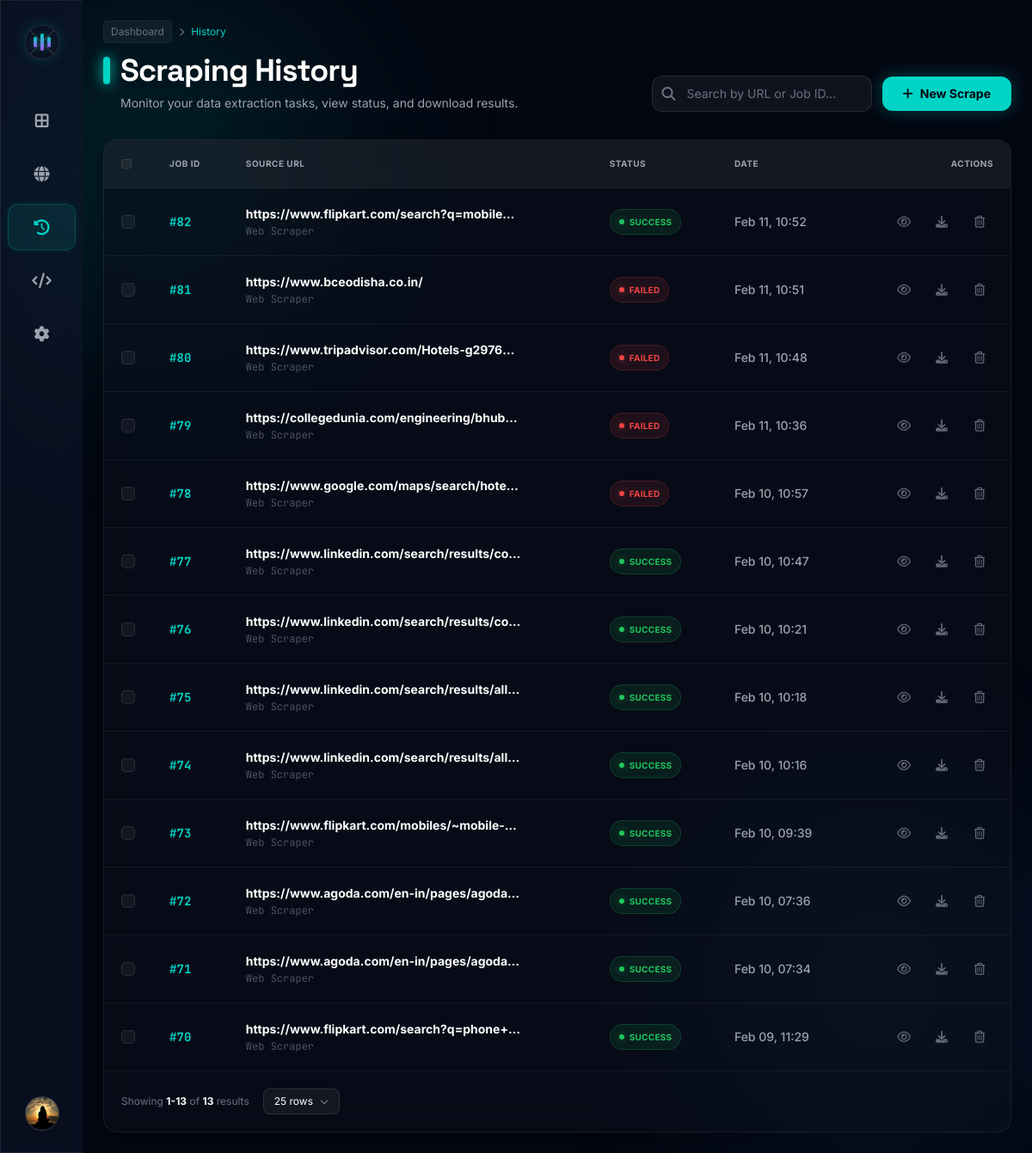
Screenshot of /dashboard/history/?per_page=25 (signed in) with the database file from the repository.
### apps/users/models.py (models this page shows, shortened)
class User(AbstractUser):
    bio = models.TextField(blank=True, null=True)
    job_title = models.CharField(max_length=100, blank=True, null=True)
    location = models.CharField(max_length=100, blank=True, null=True)
    avatar = models.ImageField(upload_to='avatars/', blank=True, null=True)
    class Meta:
        db_table = 'users'

### apps/scraper/models.py (models this page shows, shortened)
class ScraperJob(models.Model):
    STATUS_CHOICES = (
        ('PENDING', 'Pending'),
        ('PROCESSING', 'Processing'),
        ('COMPLETED', 'Completed'),
        ('FAILED', 'Failed'),
    )
    user = models.ForeignKey(settings.AUTH_USER_MODEL, on_delete=models.CASCADE)
    url = models.URLField()
    status = models.CharField(max_length=20, choices=STATUS_CHOICES, default='PENDING')
    created_at = models.DateTimeField(auto_now_add=True)
    updated_at = models.DateTimeField(auto_now=True)

### core/views.py (the view)
# urls.py: path('dashboard/history/', history, name='history'),
@login_required
def history(request):
    jobs_list = ScraperJob.objects.filter(user=request.user).order_by('-created_at')
    status_filter = request.GET.get('status')
    if status_filter:
        jobs_list = jobs_list.filter(status=status_filter)
    page = request.GET.get('page', 1)
    per_page = request.GET.get('per_page', '10')
    if per_page == 'all':
        paginator = Paginator(jobs_list, jobs_list.count() or 1) # Show all
    else:
        try:
            limit = int(per_page)
            if limit not in [10, 25, 50]:
                limit = 10
        except ValueError:
            limit = 10
        paginator = Paginator(jobs_list, limit)
    try:
        jobs = paginator.page(page)
    except PageNotAnInteger:
        jobs = paginator.page(1)
    except EmptyPage:
        jobs = paginator.page(paginator.num_pages)
    total_scrapes = jobs_list.count()
    storage_used = f"{total_scrapes * 0.5:.1f} MB"
    context = {
        'jobs': jobs,
        'total_rows': total_scrapes, # using scrape count for now as proxy
        'storage_used': storage_used,
        'efficiency': '98.5%', # Placeholder
        'status_filter': status_filter,
        'per_page': per_page,
    }
    return render(request, 'dashboard/history.html', context)

### templates/dashboard/history.html (shortened to what this page needs)
{% extends 'dashboard/base_dashboard.html' %}
{% load static %}
{% block content %}
<div class="max-w-[1600px] mx-auto space-y-8 p-6">
    <div class="flex flex-col md:flex-row md:items-end justify-between gap-4 animate-slide-up">
        <div>
            <div class="flex items-center gap-2 text-xs text-gray-500 mb-3">
                <span class="px-2 py-1 rounded bg-white/5 border border-white/5">Dashboard</span>
                <i class="fa-solid fa-chevron-right text-[10px]"></i>
                <span class="text-brand">History</span>
            </div>
            <div class="flex items-center gap-3 mb-2">
                 <div class="w-2 h-8 bg-brand rounded-full shadow-[0_0_15px_#00d4c5]"></div>
                 <h1 class="text-4xl font-display font-bold text-white drop-shadow-md tracking-tight">Scraping History</h1>
            </div>
            <p class="text-gray-400 text-sm max-w-xl pl-5">
                Monitor your data extraction tasks, view status, and download results.
            </p>
        </div>
        <div class="flex items-center gap-3">
            <div class="relative w-64 group">
                <div class="absolute inset-y-0 left-0 pl-3 flex items-center pointer-events-none text-gray-500 group-focus-within:text-brand transition-colors">
                    <i class="fa-solid fa-magnifying-glass"></i>
                </div>
                <input type="text" placeholder="Search by URL or Job ID..." class="w-full bg-white/5 border border-white/10 rounded-xl pl-10 pr-4 py-2.5 text-sm text-white placeholder-gray-500 focus:outline-none focus:border-brand/50 focus:ring-1 focus:ring-brand/50 transition-all hover:bg-white/10">
            </div>
            <a href="{% url 'new_scrape' %}" class="flex items-center gap-2 bg-brand hover:bg-brand-hover text-dark-bg px-6 py-2.5 rounded-xl text-sm font-bold transition-all shadow-[0_0_20px_rgba(0,212,197,0.3)] hover:shadow-[0_0_30px_rgba(0,212,197,0.5)]">
                <i class="fa-solid fa-plus"></i> New Scrape
            </a>
        </div>
    </div>
    <div class="glass-panel rounded-2xl overflow-hidden flex flex-col mb-8 animate-slide-up" style="animation-delay: 0.1s;">
        <div class="overflow-x-auto">
            <table class="w-full text-left border-collapse">
                <thead>
                    <tr class="border-b border-white/5 bg-white/5 text-[10px] font-bold text-gray-400 uppercase tracking-wider">
                        <th class="p-5 w-10"><input type="checkbox" id="selectAll" class="custom-checkbox" onchange="toggleSelectAll()"></th>
                        <th class="p-5">Job ID</th>
                        <th class="p-5">Source URL</th>
                        <th class="p-5">Status</th>
                        <th class="p-5">Date</th>
                        <th class="p-5 text-right">Actions</th>
                    </tr>
                </thead>
                <tbody class="text-sm divide-y divide-white/5 text-gray-300">
                    {% for job in jobs %}
                    <tr class="hover:bg-white/5 transition-colors group">
                        <td class="p-5"><input type="checkbox" class="custom-checkbox job-checkbox" value="{{ job.id }}" onchange="updateSelectionState()"></td>
                        <td class="p-5 font-mono text-brand font-bold">#{{ job.id }}</td>
                        <td class="p-5">
                            <div class="font-bold text-white truncate max-w-xs group-hover:text-brand transition-colors">{{ job.url }}</div>
                            <div class="text-xs text-gray-500 mt-0.5 font-mono opacity-70">Web Scraper</div>
                        </td>
                        <td class="p-5">
                            {% if job.status == 'COMPLETED' %}
                            <span class="inline-flex items-center gap-1.5 px-2.5 py-1 rounded-full text-[10px] font-bold bg-green-500/10 text-green-500 border border-green-500/20 uppercase tracking-wide">
                                <span class="w-1.5 h-1.5 rounded-full bg-green-500 shadow-[0_0_8px_rgba(34,197,94,0.5)]"></span> Success
                            </span>
                            {% elif job.status == 'PROCESSING' or job.status == 'PENDING' %}
                            <span class="inline-flex items-center gap-1.5 px-2.5 py-1 rounded-full text-[10px] font-bold bg-blue-500/10 text-blue-500 border border-blue-500/20 uppercase tracking-wide">
                                <span class="w-1.5 h-1.5 rounded-full bg-blue-500 animate-pulse"></span> Running
                            </span>
                            {% elif job.status == 'FAILED' %}
                            <span class="inline-flex items-center gap-1.5 px-2.5 py-1 rounded-full text-[10px] font-bold bg-red-500/10 text-red-500 border border-red-500/20 uppercase tracking-wide">
                                <span class="w-1.5 h-1.5 rounded-full bg-red-500 shadow-[0_0_8px_rgba(239,68,68,0.5)]"></span> Failed
                            </span>
                            {% endif %}
                        </td>
                        <td class="p-5 text-gray-400 font-medium">{{ job.created_at|date:"M d, H:i" }}</td>
                        <td class="p-5 text-right">
                            <div class="flex items-center justify-end gap-3 opacity-60 group-hover:opacity-100 transition-opacity">
                                <a href="{% url 'scraped_results' %}?job_id={{ job.id }}" class="w-8 h-8 rounded-lg flex items-center justify-center hover:bg-white/10 hover:text-white transition-all text-gray-400" title="View"><i class="fa-regular fa-eye"></i></a>
                                <button type="button" onclick="openDownloadModal('{{ job.id }}')" class="w-8 h-8 rounded-lg flex items-center justify-center hover:bg-brand/10 hover:text-brand transition-all text-gray-400" title="Download"><i class="fa-solid fa-download"></i></button>
                                <button type="button" data-delete-url="{% url 'delete_scrape' job.id %}" onclick="openDeleteModal(this.getAttribute('data-delete-url'))" class="w-8 h-8 rounded-lg flex items-center justify-center hover:bg-red-500/10 hover:text-red-500 transition-all text-gray-400" title="Delete"><i class="fa-regular fa-trash-can"></i></button>
                            </div>
                        </td>
                    </tr>
                    {% endfor %}
                </tbody>
            </table>
        </div>
        <div class="p-5 border-t border-white/5 flex flex-col md:flex-row items-center justify-between gap-4">
            <div class="flex items-center gap-4">
                <p class="text-xs text-gray-500">Showing <span class="text-white font-bold">{{ jobs.start_index }}-{{ jobs.end_index }}</span> of <span class="text-white font-bold">{{ jobs.paginator.count }}</span> results</p>
                <div class="relative group">
                    <button class="flex items-center gap-2 bg-white/5 border border-white/10 hover:border-brand/50 text-xs text-white px-3 py-1.5 rounded-lg transition-all">
                        <span>{% if per_page == 'all' %}All{% else %}{{ per_page }}{% endif %} rows</span>
                        <i class="fa-solid fa-chevron-down text-[10px] text-gray-500"></i>
                    </button>
                </div>
            </div>
        </div>
    </div>
</div>
{% endblock %}

### templates/dashboard/base_dashboard.html (shortened to what this page needs)
{% load static %}
<!DOCTYPE html>
<html lang="en">
<head>
    <script src="https://cdn.tailwindcss.com"></script>
    <link rel="stylesheet" href="https://cdnjs.cloudflare.com/ajax/libs/font-awesome/6.4.0/css/all.min.css">
</head>
<body class="bg-dark-bg text-gray-300 font-sans antialiased overflow-hidden selection:bg-brand selection:text-white">
    <div class="bg-blob-1"></div>
    <div class="bg-blob-2"></div>
    <div class="flex h-screen">
        <aside id="dashboard-sidebar" class="fixed inset-y-0 left-0 z-50 glass border-r-0 border-r border-dark-border flex flex-col justify-between shrink-0 transition-all duration-300 overflow-hidden group/sidebar">
            <div>
                <div class="h-24 flex items-center justify-center cursor-pointer hover:bg-white/5 transition-colors" onclick="toggleSidebar()" title="Click to toggle sidebar">
                    <div class="flex items-center gap-3">
                        <div class="relative w-10 h-10 shrink-0 rounded-full bg-[#0B1120] border border-white/10 flex items-center justify-center overflow-hidden group-hover:border-brand/50 transition-colors shadow-[0_0_15px_rgba(0,212,197,0.2)]">
                            <div class="absolute inset-0 flex items-center justify-center opacity-20">
                                <div class="w-[140%] h-[1px] bg-white -rotate-45 absolute"></div>
                            </div>
                            <div class="flex items-center gap-[4px] relative z-10">
                                <div class="w-[4px] h-3 rounded-full bg-gradient-to-b from-brand to-purple-500 shadow-[0_0_10px_rgba(0,212,197,0.4)]"></div>
                                <div class="w-[4px] h-5 rounded-full bg-gradient-to-b from-brand to-purple-500 shadow-[0_0_10px_rgba(0,212,197,0.4)]"></div>
                                <div class="w-[4px] h-3 rounded-full bg-gradient-to-b from-brand to-purple-500 shadow-[0_0_10px_rgba(0,212,197,0.4)]"></div>
                            </div>
                        </div>
                    </div>
                </div>
                <nav class="px-2 space-y-2 mt-4 flex flex-col w-full">
                    <a href="{% url 'dashboard' %}" data-tooltip="Dashboard" class="sidebar-link flex items-center gap-3 py-3 rounded-xl {% if request.resolver_match.url_name == 'dashboard' %}bg-brand/10 text-brand font-medium border border-brand/20 shadow-[0_0_10px_rgba(0,212,197,0.1)]{% else %}text-gray-400 hover:text-white hover:bg-white/5 border border-transparent hover:border-white/5{% endif %} transition-all group relative overflow-hidden">
                        <i class="fa-solid fa-border-all text-lg w-6 text-center relative z-10 shrink-0 {% if request.resolver_match.url_name != 'dashboard' %}group-hover:text-brand transition-colors{% endif %}"></i>
                    </a>
                    <a href="{% url 'new_scrape' %}" data-tooltip="Scraper" class="sidebar-link flex items-center gap-3 py-3 rounded-xl {% if request.resolver_match.url_name == 'new_scrape' %}bg-brand/10 text-brand font-medium border border-brand/20 shadow-[0_0_10px_rgba(0,212,197,0.1)]{% else %}text-gray-400 hover:text-white hover:bg-white/5 border border-transparent hover:border-white/5{% endif %} transition-all group relative overflow-hidden">
                        <i class="fa-solid fa-globe text-lg w-6 text-center relative z-10 shrink-0 {% if request.resolver_match.url_name != 'new_scrape' %}group-hover:text-brand transition-colors{% endif %}"></i>
                    </a>
                    <a href="{% url 'history' %}" data-tooltip="History" class="sidebar-link flex items-center gap-3 py-3 rounded-xl {% if request.resolver_match.url_name == 'history' %}bg-brand/10 text-brand font-medium border border-brand/20 shadow-[0_0_10px_rgba(0,212,197,0.1)]{% else %}text-gray-400 hover:text-white hover:bg-white/5 border border-transparent hover:border-white/5{% endif %} transition-all group relative overflow-hidden">
                        <i class="fa-solid fa-clock-rotate-left text-lg w-6 text-center relative z-10 shrink-0 {% if request.resolver_match.url_name != 'history' %}group-hover:text-brand transition-colors{% endif %}"></i>
                    </a>
                    <a href="#" data-tooltip="API Reference" class="sidebar-link flex items-center gap-3 py-3 rounded-xl text-gray-400 hover:text-white hover:bg-white/5 transition-all group border border-transparent hover:border-white/5">
                        <i class="fa-solid fa-code text-lg w-6 text-center group-hover:text-brand transition-colors shrink-0"></i>
                    </a>
                    <a href="{% url 'settings' %}" data-tooltip="Settings" class="sidebar-link flex items-center gap-3 py-3 rounded-xl {% if request.resolver_match.url_name == 'settings' %}bg-brand/10 text-brand font-medium border border-brand/20 shadow-[0_0_10px_rgba(0,212,197,0.1)]{% else %}text-gray-400 hover:text-white hover:bg-white/5 border border-transparent hover:border-white/5{% endif %} transition-all group relative overflow-hidden">
                        <i class="fa-solid fa-gear text-lg w-6 text-center relative z-10 shrink-0 {% if request.resolver_match.url_name != 'settings' %}group-hover:text-brand transition-colors{% endif %}"></i>
                    </a>
                </nav>
            </div>
            <div class="p-2 space-y-4">
                <div class="flex items-center gap-2 p-2 justify-center">
                    <a href="{% url 'settings_section' 'profile' %}" data-tooltip="Profile" class="sidebar-link flex-1 flex items-center gap-3 p-2 rounded-xl hover:bg-white/5 transition-colors cursor-pointer border border-transparent hover:border-white/10 group">
                        <div class="w-10 h-10 rounded-full bg-gradient-to-br from-gray-800 to-gray-900 border border-white/10 flex items-center justify-center text-brand font-bold shadow-lg group-hover:shadow-brand/20 transition-all shrink-0 overflow-hidden">
                            {% if user.avatar %}
                                <img src="{{ user.avatar.url }}" alt="Profile" class="w-full h-full object-cover">
                            {% else %}
                                {{ user.username|make_list|first|upper }}
                            {% endif %}
                        </div>
                    </a>
                </div>
            </div>
        </aside>
        <main class="flex-1 ml-24 overflow-y-auto relative z-10 scroll-smooth">
            {% block content %}{% endblock %}
        </main>
    </div>
</body>
</html>

### rows the page displays
User: avatar (picture)
ScraperJob: id "82", url "https://www.flipkart.com/search?q=mobile…", status "COMPLETED" (drawn), created_at "Feb 11, 10:52"
ScraperJob: id "81", url "https://www.bceodisha.co.in/", status "FAILED" (drawn), created_at "Feb 11, 10:51"
ScraperJob: id "80", url "https://www.tripadvisor.com/Hotels-g2976…", status "FAILED" (drawn), created_at "Feb 11, 10:48"
ScraperJob: id "79", url "https://collegedunia.com/engineering/bhub…", status "FAILED" (drawn), created_at "Feb 11, 10:36"
ScraperJob: id "78", url "https://www.google.com/maps/search/hote…", status "FAILED" (drawn), created_at "Feb 10, 10:57"
ScraperJob: id "77", url "https://www.linkedin.com/search/results/co…", status "COMPLETED" (drawn), created_at "Feb 10, 10:47"
ScraperJob: id "76", url "https://www.linkedin.com/search/results/co…", status "COMPLETED" (drawn), created_at "Feb 10, 10:21"
ScraperJob: id "75", url "https://www.linkedin.com/search/results/all…", status "COMPLETED" (drawn), created_at "Feb 10, 10:18"
ScraperJob: id "74", url "https://www.linkedin.com/search/results/all…", status "COMPLETED" (drawn), created_at "Feb 10, 10:16"
ScraperJob: id "73", url "https://www.flipkart.com/mobiles/~mobile-…", status "COMPLETED" (drawn), created_at "Feb 10, 09:39"
ScraperJob: id "72", url "https://www.agoda.com/en-in/pages/agoda…", status "COMPLETED" (drawn), created_at "Feb 10, 07:36"
ScraperJob: id "71", url "https://www.agoda.com/en-in/pages/agoda…", status "COMPLETED" (drawn), created_at "Feb 10, 07:34"
ScraperJob: id "70", url "https://www.flipkart.com/search?q=phone+…", status "COMPLETED" (drawn), created_at "Feb 09, 11:29"

### other values shown
{{ jobs.start_index }} "1"
{{ jobs.end_index }} "13"
{{ jobs.paginator.count }} "13"
{{ per_page }} "25"
